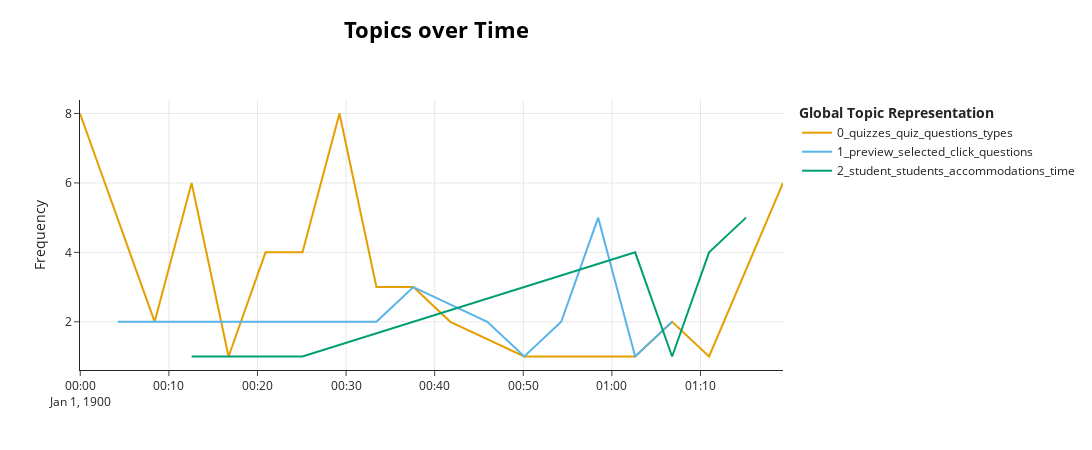

Notebook cell for this chart:
### Markdown cell above
# BERTopic only
Runs quite quick, takes ~40s or so,

### Code cell
from helper import *
from bertopic import BERTopic



from bertopic.representation import KeyBERTInspired



representation_model = KeyBERTInspired()


topic_model = BERTopic(representation_model=representation_model)


videoNames = ["New Quizzes Video", "Rearrange Playlist video"]
combinedTranscripts = getcombinedTranscripts()


video = videoNames[0]



docs = combinedTranscripts[video]["Combined Lines"].tolist()


timestamps = combinedTranscripts[video]["Start"].tolist()



topics, probs = topic_model.fit_transform(docs)



# hierarchical_topics = topic_model.hierarchical_topics(docs)


# topic_model.visualize_hierarchy(hierarchical_topics=hierarchical_topics)



topics_over_time = topic_model.topics_over_time(docs, timestamps, nr_bins=20)


topic_model.visualize_topics_over_time(topics_over_time)

### Figure 1 — Plotly figure (JSON) as saved in the notebook; plotly's stock layout.template omitted (floating-point values rounded to 4 significant figures)
{"data": [{"hoverinfo": "text", "hovertext": ["<b>Topic 0</b><br>Words: quizzes, quiz, questions, dialog, options", "<b>Topic 0</b><br>Words: quizzes, quiz, questions, categorization, students", "<b>Topic 0</b><br>Words: quizzes, grades, students, calculators, quiz", "<b>Topic 0</b><br>Words: quizzes, commons, templates, template, quiz", "<b>Topic 0</b><br>Words: quizzes, templates, content, quiz, things", "<b>Topic 0</b><br>Words: quizzes, quiz, selecting, categorization, click", "<b>Topic 0</b><br>Words: quizzes, quiz, surveys, qualtrics, classic", "<b>Topic 0</b><br>Words: quizzes, quiz, distractors, distractor, categories", "<b>Topic 0</b><br>Words: quizzes, quiz, prompt, type, repeat", "<b>Topic 0</b><br>Words: quiz, quizzes, questions, match, matching", "<b>Topic 0</b><br>Words: quiz, quizzes, shuffle, questions, choices", "<b>Topic 0</b><br>Words: passage, questions, reading, quiz, meeting", "<b>Topic 0</b><br>Words: fillintheblank, spelled, meaning, quiz, questions", "<b>Topic 0</b><br>Words: settings, shuffle, tenant, quiz, linear", "<b>Topic 0</b><br>Words: quizzes, quiz, calculator, questions, reports", "<b>Topic 0</b><br>Words: quizzes, quiz, score, deviation, students", "<b>Topic 0</b><br>Words: updates, quizzes, trainings, release, page"], "marker": {"color": "#E69F00"}, "mode": "lines", "name": "0_quizzes_quiz_questions_types", "type": "scatter", "x": ["1899-12-31T23:59:58.134021", "1900-01-01T00:04:13.438950", "1900-01-01T00:08:23.737900", "1900-01-01T00:12:34.036850", "1900-01-01T00:16:44.335800", "1900-01-01T00:20:54.634750", "1900-01-01T00:25:04.933700", "1900-01-01T00:29:15.232650", "1900-01-01T00:33:25.531600", "1900-01-01T00:37:35.830550", "1900-01-01T00:41:46.129500", "1900-01-01T00:50:06.727400", "1900-01-01T00:54:17.026350", "1900-01-01T01:02:37.624250", "1900-01-01T01:06:47.923200", "1900-01-01T01:10:58.222150", "1900-01-01T01:19:18.820050"], "y": [8, 5, 2, 6, 1, 4, 4, 8, 3, 3, 2, 1, 1, 1, 2, 1, 6]}, {"hoverinfo": "text", "hovertext": ["<b>Topic 1</b><br>Words: questions, stimulus, reading, sample, passage", "<b>Topic 1</b><br>Words: preview, unpublished, create, hotspot, hover", "<b>Topic 1</b><br>Words: preview, questions, cursor, pencils, select", "<b>Topic 1</b><br>Words: points, feedback, onepoint, point, scored", "<b>Topic 1</b><br>Words: layout, differences, preview, drag, orders", "<b>Topic 1</b><br>Words: points, aligning, calculator, onscreen, false", "<b>Topic 1</b><br>Words: blank, click, enter, blink, screen", "<b>Topic 1</b><br>Words: previewing, preview, questions, screen, click", "<b>Topic 1</b><br>Words: affidavit, students, ip, addresses, mute", "<b>Topic 1</b><br>Words: quizzes, feedback, highlighted, students, questions"], "marker": {"color": "#56B4E9"}, "mode": "lines", "name": "1_preview_selected_click_questions", "type": "scatter", "x": ["1900-01-01T00:04:13.438950", "1900-01-01T00:16:44.335800", "1900-01-01T00:33:25.531600", "1900-01-01T00:37:35.830550", "1900-01-01T00:45:56.428450", "1900-01-01T00:50:06.727400", "1900-01-01T00:54:17.026350", "1900-01-01T00:58:27.325300", "1900-01-01T01:02:37.624250", "1900-01-01T01:06:47.923200"], "y": [2, 2, 2, 3, 2, 1, 2, 5, 1, 2]}, {"hoverinfo": "text", "hovertext": ["<b>Topic 2</b><br>Words: moderation, accommodations, students, student, ways", "<b>Topic 2</b><br>Words: assignments, assign, submission, due, date", "<b>Topic 2</b><br>Words: students, student, access, syllabus, allow", "<b>Topic 2</b><br>Words: quizzes, quiz, unlimited, test, students", "<b>Topic 2</b><br>Words: accommodations, student, students, accommodation, tests", "<b>Topic 2</b><br>Words: student, students, minutes, retake, accommodations"], "marker": {"color": "#009E73"}, "mode": "lines", "name": "2_student_students_accommodations_time", "type": "scatter", "x": ["1900-01-01T00:12:34.036850", "1900-01-01T00:25:04.933700", "1900-01-01T01:02:37.624250", "1900-01-01T01:06:47.923200", "1900-01-01T01:10:58.222150", "1900-01-01T01:15:08.521100"], "y": [1, 1, 4, 1, 4, 5]}], "layout": {"height": 450, "hoverlabel": {"bgcolor": "white", "font": {"family": "Rockwell", "size": 16}}, "legend": {"title": {"text": "<b>Global Topic Representation"}}, "title": {"font": {"color": "Black", "size": 22}, "text": "<b>Topics over Time</b>", "x": 0.4, "xanchor": "center", "y": 0.95, "yanchor": "top"}, "width": 1250, "xaxis": {"showgrid": true}, "yaxis": {"showgrid": true, "title": {"text": "Frequency"}}}}
